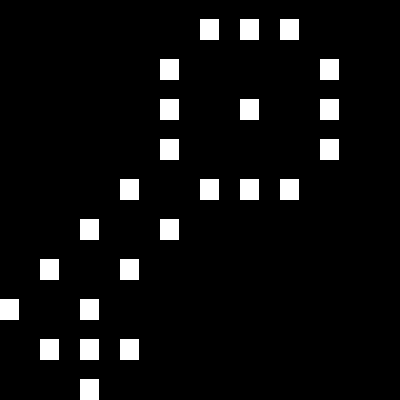

This game map was drawn from its Tiled (.tmx) file and the tilesets committed beside it. A one-line description and the trimmed map source follow:
An orthogonal 10x10 tile map with 40x40 px tiles, 1 tile layer (Layer 1).

<map version="1.0" orientation="orthogonal" width="10" height="10" tilewidth="40" tileheight="40">
 <tileset firstgid="1" name="texture" tilewidth="40" tileheight="40" spacing="4" margin="4">
  <image source="texture.png" />
 </tileset>
 <layer name="Layer 1" width="10" height="10">
  <data>[100 cells, 24 non-empty, 1 distinct tile ids]</data>
 </layer>
</map>
